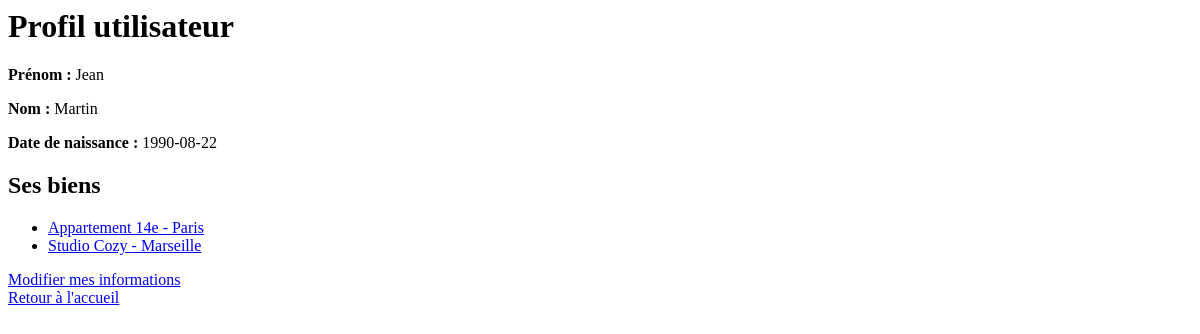
The page /users/1 on the database as committed earlier.
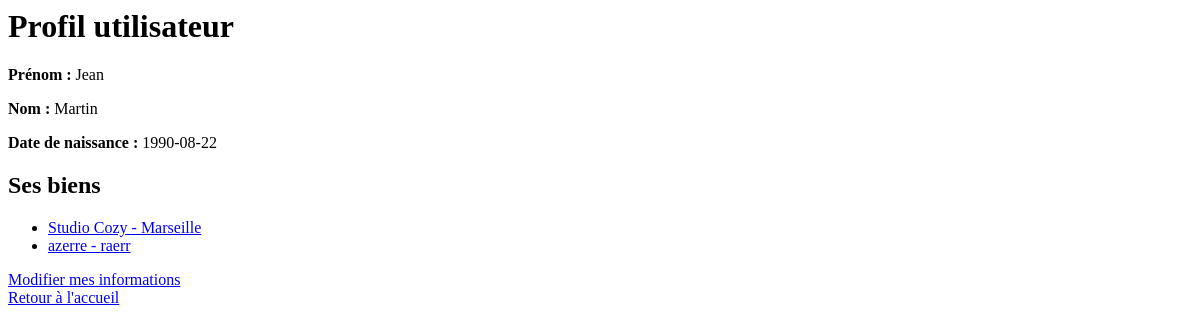
The same page on the database as committed later.
### app/modeles/bien.py (models this page shows)
class Bien(db.Model):
    __tablename__ = "bien"
    id = db.Column(db.Integer, primary_key=True)
    nom = db.Column(db.String(100))
    description = db.Column(db.String(255))
    type_bien = db.Column(db.String(50))
    ville = db.Column(db.String(50))
    id_proprietaire = db.Column(db.Integer, db.ForeignKey('utilisateur.id'))
    pieces = db.relationship("Piece", backref="bien", cascade="all, delete", lazy=True)

### app/routes/utilisateur_routes.py (the view)
@utilisateur_bp.route("/users/<int:id>", methods=["GET"])
def detail_utilisateur(id):
    utilisateur = Utilisateur.query.get(id)
    if not utilisateur:
        return "Utilisateur introuvable", 404
    return render_template("utilisateur_detail.html", utilisateur=utilisateur)

### app/templates/utilisateur_detail.html
<h1>Profil utilisateur</h1>
<p><strong>Prénom :</strong> {{ utilisateur.prenom }}</p>
<p><strong>Nom :</strong> {{ utilisateur.nom }}</p>
<p><strong>Date de naissance :</strong> {{ utilisateur.date_naissance }}</p>
<h2>Ses biens</h2>
<ul>
    {% for bien in utilisateur.biens %}
    <li>
        <a href="/biens/{{ bien.id }}">
            {{ bien.nom }} - {{ bien.ville }}
        </a>
    </li>
    {% endfor %}
</ul>
<a href="/users/{{ utilisateur.id }}/edit">Modifier mes informations</a><br>
<a href="/">Retour à l'accueil</a><br>

Rows that differ between the two databases and show on the page:
removed Bien: nom "Appartement 14e", ville "Paris"
added Bien: nom "azerre", ville "raerr"
